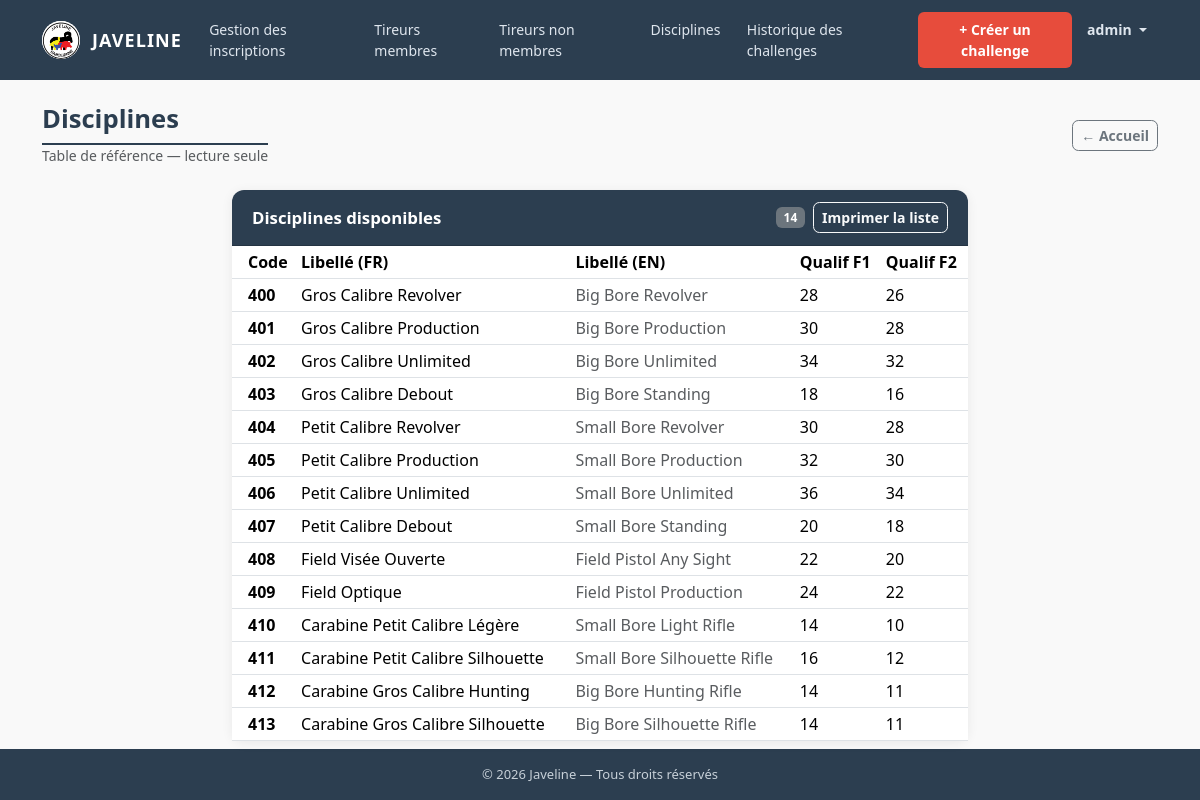
/disciplines (signed in), run on the app's committed database.
### tables this page shows
CREATE TABLE disciplines (
    id          INT UNSIGNED    NOT NULL AUTO_INCREMENT,
    code        SMALLINT        NOT NULL UNIQUE,
    libelle_fr  VARCHAR(100)    NOT NULL,
    libelle_en  VARCHAR(100)    NOT NULL,
    qualif_f1   SMALLINT        NOT NULL DEFAULT 0,
    qualif_f2   SMALLINT        NOT NULL DEFAULT 0,
    PRIMARY KEY (id)
);

### app/controllers/DisciplineController.php (called while the page is built, shortened)
<?php
require_once APP_ROOT . '/app/models/DisciplineModel.php';
class DisciplineController extends Controller
{
    private DisciplineModel $model;
    public function __construct()
    {
        $this->model = new DisciplineModel();
    }
    public function index(): void
    {
        $disciplines = $this->model->findAll();
        $this->render('disciplines/index', [
            'titrePage'   => 'Disciplines — ' . APP_NAME,
            'disciplines' => $disciplines,
        ]);
    }
}

### index.php (called while the page is built, shortened)
<?php
require_once APP_ROOT . '/core/Database.php';
require_once APP_ROOT . '/core/Model.php';
$router = new Router();
$router->dispatch();

### core/Database.php (called while the page is built, shortened)
<?php
class Database
{
    private static ?PDO $instance = null;
    public static function getInstance(): PDO
    {
        if (self::$instance === null) {
            $dsn = 'mysql:host=' . DB_HOST
                 . ';dbname=' . DB_NAME
                 . ';charset=' . DB_CHARSET;
            $options = [
                PDO::ATTR_ERRMODE            => PDO::ERRMODE_EXCEPTION,
                PDO::ATTR_DEFAULT_FETCH_MODE => PDO::FETCH_ASSOC,
                PDO::ATTR_EMULATE_PREPARES   => false,
            ];
            try {
                self::$instance = new PDO($dsn, DB_USER, DB_PASS, $options);
            } catch (PDOException $e) {
                if (APP_ENV === 'development') {
                    die('Erreur de connexion à la base de données : ' . $e->getMessage());
                } else {
                    die('Erreur de connexion à la base de données. Veuillez réessayer plus tard.');
                }
            }
        }
        return self::$instance;
    }
}

### core/Model.php (called while the page is built, shortened)
<?php
abstract class Model
{
    public function __construct()
    {
        $this->db = Database::getInstance();
    }
}

### app/models/DisciplineModel.php (called while the page is built, shortened)
<?php
require_once APP_ROOT . '/core/Model.php';
class DisciplineModel extends Model
{
    public function findAll(): array
    {
        $stmt = $this->db->query('SELECT * FROM disciplines ORDER BY code ASC');
        return $stmt->fetchAll();
    }
}

### app/views/disciplines/index.php (the view)
<div class="page-header mb-4 d-flex align-items-center justify-content-between flex-wrap gap-2">
    <div>
        <h1 class="mb-0">Disciplines</h1>
        <p class="text-muted mb-0 small">Table de référence — lecture seule</p>
    </div>
    <a href="<?= APP_URL ?>/" class="btn btn-outline-secondary btn-sm" aria-label="Retour à l'accueil">
        ← Accueil
    </a>
</div>
<div class="row justify-content-center">
    <div class="col-md-10 col-lg-8">
        <div class="card liste-card">
            <div class="card-header d-flex justify-content-between align-items-center">
                <h2 class="card-titre mb-0">Disciplines disponibles</h2>
                <div class="d-flex align-items-center gap-2">
                    <span class="badge bg-secondary"><?= count($disciplines) ?></span>
                    <a href="<?= APP_URL ?>/disciplines/imprimer"
                       target="_blank"
                       class="btn btn-sm btn-outline-light"
                       aria-label="Imprimer la liste des catégories">
                        Imprimer la liste
                    </a>
                </div>
            </div>
            <div class="card-body p-0">
                <?php if (empty($disciplines)): ?>
                    <p class="liste-vide-sm">Aucune discipline enregistrée.</p>
                <?php else: ?>
                    <table class="table table-sm table-hover mb-0" aria-label="Liste des disciplines">
                        <thead>
                            <tr>
                                <th scope="col" class="ps-3">Code</th>
                                <th scope="col">Libellé (FR)</th>
                                <th scope="col">Libellé (EN)</th>
                                <th scope="col">Qualif F1</th>
                                <th scope="col">Qualif F2</th>
                            </tr>
                        </thead>
                        <tbody>
                            <?php foreach ($disciplines as $d): ?>
                            <tr>
                                <td class="ps-3 fw-semibold"><?= (int)$d['code'] ?></td>
                                <td><?= htmlspecialchars($d['libelle_fr']) ?></td>
                                <td class="text-muted"><?= htmlspecialchars($d['libelle_en']) ?></td>
                                <td><?= (int)$d['qualif_f1'] ?></td>
                                <td><?= (int)$d['qualif_f2'] ?></td>
                            </tr>
                            <?php endforeach; ?>
                        </tbody>
                    </table>
                <?php endif; ?>
            </div>
        </div>
    </div>
</div>

### public/css/style.css (style rules this page uses)
:root { --couleur-primaire: #2c3e50; --couleur-primaire-fonce: #1f2d3a; --couleur-secondaire: #e74c3c; --couleur-secondaire-fonce: #c0392b; --couleur-succes: #27ae60; --couleur-succes-fonce: #1e8449; --couleur-texte: #333333; --couleur-fond: #f9f9f9; --police-principale: 'Segoe UI', Tahoma, Geneva, Verdana, sans-serif; }
html, body { height: 100%; font-family: var(--police-principale); color: var(--couleur-texte); background-color: var(--couleur-fond); }
body { display: flex; flex-direction: column; }
.btn { --bs-btn-font-weight: 600; --bs-btn-border-radius: 0.5rem; transition: background-color 0.15s ease, border-color 0.15s ease, color 0.15s ease, box-shadow 0.15s ease; }
.btn-sm { --bs-btn-border-radius: 0.4rem; }
.page-header h1 { font-size: 1.6rem; font-weight: 700; color: var(--couleur-primaire); border-bottom: 2px solid var(--couleur-primaire); padding-bottom: 0.5rem; }
.form-card, .liste-card { border: none; border-radius: 0.75rem; box-shadow: 0 2px 12px rgba(0, 0, 0, 0.07); }
.card-header { background-color: var(--couleur-primaire); color: #fff; border-radius: 0.75rem 0.75rem 0 0 !important; padding: 0.75rem 1.25rem; }
.card-titre { font-size: 1.05rem; font-weight: 600; margin: 0; }

### data on the page
disciplines: code "400", libelle_fr "Gros Calibre Revolver", libelle_en "Big Bore Revolver", qualif_f1 "28", qualif_f2 "26"
disciplines: code "401", libelle_fr "Gros Calibre Production", libelle_en "Big Bore Production", qualif_f1 "30", qualif_f2 "28"
disciplines: code "402", libelle_fr "Gros Calibre Unlimited", libelle_en "Big Bore Unlimited", qualif_f1 "34", qualif_f2 "32"
disciplines: code "403", libelle_fr "Gros Calibre Debout", libelle_en "Big Bore Standing", qualif_f1 "18", qualif_f2 "16"
disciplines: code "404", libelle_fr "Petit Calibre Revolver", libelle_en "Small Bore Revolver", qualif_f1 "30", qualif_f2 "28"
disciplines: code "405", libelle_fr "Petit Calibre Production", libelle_en "Small Bore Production", qualif_f1 "32", qualif_f2 "30"
disciplines: code "406", libelle_fr "Petit Calibre Unlimited", libelle_en "Small Bore Unlimited", qualif_f1 "36", qualif_f2 "34"
disciplines: code "407", libelle_fr "Petit Calibre Debout", libelle_en "Small Bore Standing", qualif_f1 "20", qualif_f2 "18"
disciplines: code "408", libelle_fr "Field Visée Ouverte", libelle_en "Field Pistol Any Sight", qualif_f1 "22", qualif_f2 "20"
disciplines: code "409", libelle_fr "Field Optique", libelle_en "Field Pistol Production", qualif_f1 "24", qualif_f2 "22"
disciplines: code "410", libelle_fr "Carabine Petit Calibre Légère", libelle_en "Small Bore Light Rifle", qualif_f1 "14", qualif_f2 "10"
disciplines: code "411", libelle_fr "Carabine Petit Calibre Silhouette", libelle_en "Small Bore Silhouette Rifle", qualif_f1 "16", qualif_f2 "12"
disciplines: code "412", libelle_fr "Carabine Gros Calibre Hunting", libelle_en "Big Bore Hunting Rifle", qualif_f1 "14", qualif_f2 "11"
disciplines: code "413", libelle_fr "Carabine Gros Calibre Silhouette", libelle_en "Big Bore Silhouette Rifle", qualif_f1 "14", qualif_f2 "11"

### other printed values
APP_NAME "JAVELINE"
Auth::identifiant() "admin"
count($disciplines) "14"
APP_NAME "Javeline"
